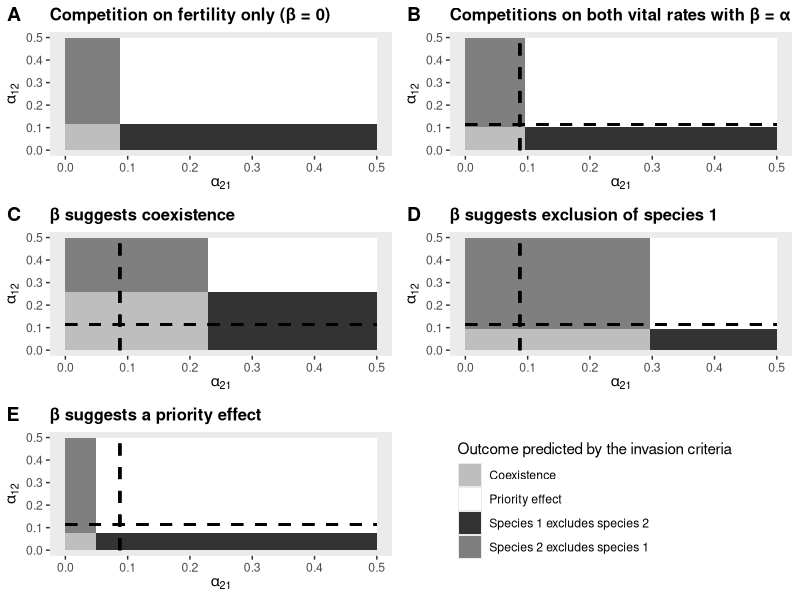
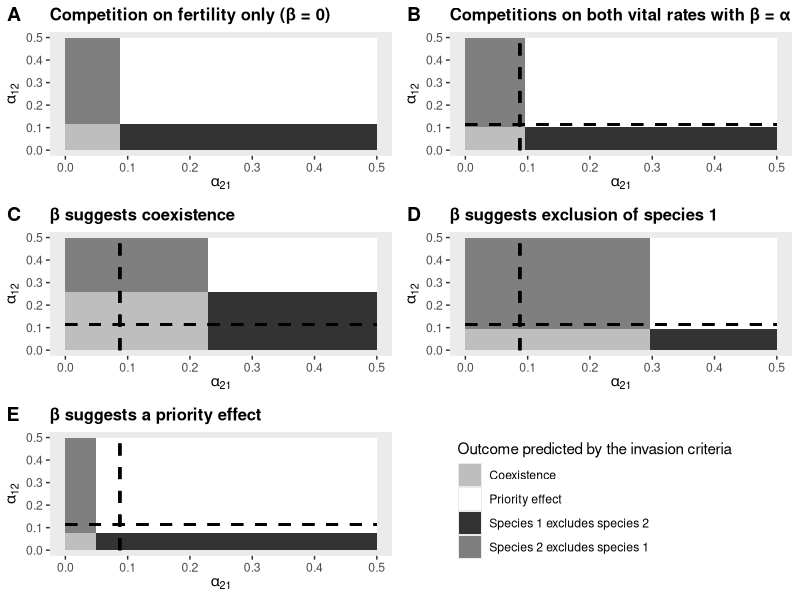

Reproduce these figures in R, in order.
### GAEL BARDON ###
### 2/11/2020 ###
### Computation of the invasion criteria over alpha_ij and alpha_ji in the M&B model with three situations suggested by beta coefficients 

library("gridExtra")
library(ggplot2)
library(cowplot)
library(Cairo)

## Function to compute the border of the outcome domains on alpha from invasion criteria
computation_border_combined <- function(pi1,pi2, gamma1,gamma2, phi1,phi2, sa1,sa2, alpha11, alpha22, beta11, beta12, beta21, beta22){
  C1 = phi1*(1-gamma1)
  D1 = pi1*gamma1*phi1/(1-sa1)
  E1=(1-gamma1)*(1-sa1)/gamma1
  C2 = phi2*(1-gamma2)
  D2 = pi2*gamma2*phi2/(1-sa2)
  E2=(1-gamma2)*(1-sa2)/gamma2
  n_a1 = (-(alpha11*(1-C1)+beta11*(pi1+E1))+sqrt((alpha11*(1-C1)+beta11*(pi1+E1))^2-4*E1*alpha11*beta11*(1-C1-D1)))/(2*E1*alpha11*beta11)
  n_j1 = (1-sa1)*n_a1/(gamma1*phi1-(1-sa1)*beta11*n_a1)
  n_a2 = (-(alpha22*(1-C2)+beta22*(pi2+E2))+sqrt((alpha22*(1-C2)+beta22*(pi2+E2))^2-4*E2*alpha22*beta22*(1-C2-D2)))/(2*E2*alpha22*beta22)
  n_j2 = (1-sa2)*n_a2/(gamma2*phi2-(1-sa2)*beta22*n_a2)
  alpha21_b = (D2/((1+beta21*n_j1)-C2)-1)*1/n_a1
  alpha12_b = (D1/((1+beta12*n_j2)-C1)-1)*1/n_a2
  return(c(alpha21_b,alpha12_b))
}

## Function to compute the border of the outcome domains from invasion criteria when beta=0 (From Fujiwara et al. but gives the same results if we use our method)
computation_border_only_alpha <- function(pi1,pi2, gamma1,gamma2, phi1,phi2, sa1,sa2, alpha11, alpha22){
  f1<-(1/(gamma1*phi1))*(1-sa1)*(1-phi1+gamma1*phi1)
  f2<-(1/(gamma2*phi2))*(1-sa2)*(1-phi2+gamma2*phi2)
  Rf1<-(pi1/f1)-1
  Rf2<-(pi2/f2)-1
  alpha12_b<-(Rf1/Rf2)*alpha22
  alpha21_b<-(Rf2/Rf1)*alpha11
  return(c(alpha21_b,alpha12_b))
} 

## Function to compute the border of the outcome domains from invasion criteria when beta=alpha 
computation_border_alpha_eq_beta <- function(pi1,pi2, gamma1,gamma2, phi1,phi2, sa1,sa2, alpha11, alpha22, beta11, beta22){
  C1 = phi1*(1-gamma1)
  D1 = pi1*gamma1*phi1/(1-sa1)
  E1=(1-gamma1)*(1-sa1)/gamma1
  C2 = phi2*(1-gamma2)
  D2 = pi2*gamma2*phi2/(1-sa2)
  E2=(1-gamma2)*(1-sa2)/gamma2
  n_a1 = (-(alpha11*(1-C1)+beta11*(pi1+E1))+sqrt((alpha11*(1-C1)+beta11*(pi1+E1))^2-4*E1*alpha11*beta11*(1-C1-D1)))/(2*E1*alpha11*beta11)
  n_j1 = (1-sa1)*n_a1/(gamma1*phi1-(1-sa1)*beta11*n_a1)
  n_a2 = (-(alpha22*(1-C2)+beta22*(pi2+E2))+sqrt((alpha22*(1-C2)+beta22*(pi2+E2))^2-4*E2*alpha22*beta22*(1-C2-D2)))/(2*E2*alpha22*beta22)
  n_j2 = (1-sa2)*n_a2/(gamma2*phi2-(1-sa2)*beta22*n_a2)
  
  alpha21_b = (-(n_j1+n_a1*(1-C2))+sqrt((n_j1+n_a1*(1-C2))^2+4*n_j1*n_a1*(D2+C2-1)))/(2*n_j1*n_a1)
  alpha12_b = (-(n_j2+n_a2*(1-C1))+sqrt((n_j2+n_a2*(1-C1))^2+4*n_j2*n_a2*(D1+C1-1)))/(2*n_j2*n_a2)
  return(c(alpha21_b,alpha12_b))
}


### Reference plot : invasion criteria with only alpha (beta=0)
border_ref <- computation_border_only_alpha(30,25,0.7,0.8,0.5,0.4,0.5,0.6,0.1,0.1)
rect_ref <- data.frame(xmin = c(0,border_ref[1],0,border_ref[1]),
                      xmax = c(border_ref[1], 0.5,border_ref[1],0.5),
                      ymin = c(0 , 0, border_ref[2],border_ref[2]),
                      ymax = c(border_ref[2],border_ref[2],0.5,0.5),
                      grp = factor(c('Coexistence','Species 1 excludes species 2','Species 2 excludes species 1','Priority effect')))

a <- ggplot(data=rect_ref, aes(x=c(0,0.5), y=c(0,0.5)))+
  geom_rect(data = rect_ref,aes(x = NULL,y = NULL,xmin = xmin,xmax = xmax,ymin = ymin,ymax = ymax, fill = grp)) +
  theme(panel.grid.major = element_blank(), panel.grid.minor = element_blank())+
  scale_fill_manual(values = c('grey',"white","grey20", "grey50"))+
  xlab(expression(alpha[21]))+ylab(expression(alpha[12]))+ guides(fill=guide_legend(title="Outcome predicted by the invasion criteria"))+ggtitle("Competition on fertility only (\u03B2 = 0)")+ 
  theme(plot.title = element_text(size = 12, face = "bold"))

### Reference beta =alpha

border_alpha_eq_beta <- computation_border_alpha_eq_beta(30,25,0.7,0.8,0.5,0.4,0.5,0.6,0.1,0.1,0.1,0.1)


rect_alpha_eq_beta <- data.frame(xmin = c(0,border_alpha_eq_beta[1],0,border_alpha_eq_beta[1]),
                      xmax = c(border_alpha_eq_beta[1], 0.5,border_alpha_eq_beta[1],0.5),
                      ymin = c(0 , 0, border_alpha_eq_beta[2],border_alpha_eq_beta[2]),
                      ymax = c(border_alpha_eq_beta[2],border_alpha_eq_beta[2],0.5,0.5),
                      grp = factor(c('Coexistence','Species 1 excludes species 2','Species 2 excludes species 1','Priority effect')))
b <- ggplot(data=rect_alpha_eq_beta, aes(x=c(0,0.5), y=c(0,0.5)))+
  geom_rect(data = rect_alpha_eq_beta,aes(x = NULL,y = NULL,xmin = xmin,xmax = xmax,ymin = ymin,ymax = ymax, fill = grp)) +
  geom_segment(aes(x = 0, y = border_ref[2], xend = 0.5, yend = border_ref[2]), linetype="dashed", size=1)+
  geom_segment(aes(x = border_ref[1], y = 0, xend = border_ref[1], yend = 0.5), linetype="dashed", size=1)+
  theme(panel.grid.major = element_blank(), panel.grid.minor = element_blank())+
  scale_fill_manual(values = c('grey',"white","grey20", "grey50"))+
  xlab(expression(alpha[21]))+ylab(expression(alpha[12]))+ guides(fill=guide_legend(title="Outcome predicted by the invasion criteria"))+ggtitle("Competitions on both vital rates with \u03B2 = \u03B1")+ 
  theme(plot.title = element_text(size = 12, face = "bold"))+theme(legend.position = "none")


### beta suggests coexistence 
coexistence_border <- computation_border_combined(30,25,0.7,0.8,0.5,0.4,0.5,0.6,0.1,0.1,0.1, 0.06, 0.06, 0.1)

rect_coexistence <- data.frame(xmin = c(0,coexistence_border[1],0,coexistence_border[1]),
                                    xmax = c(coexistence_border[1], 0.5,coexistence_border[1],0.5),
                                    ymin = c(0 , 0, coexistence_border[2],coexistence_border[2]),
                                    ymax = c(coexistence_border[2],coexistence_border[2],0.5,0.5),
                                    grp = factor(c('Coexistence','Species 1 excludes species 2','Species 2 excludes species 1','Priority effect')))
c <- ggplot(data=rect_coexistence, aes(x=c(0,0.5), y=c(0,0.5)))+
  geom_rect(data = rect_coexistence,aes(x = NULL,y = NULL,xmin = xmin,xmax = xmax,ymin = ymin,ymax = ymax, fill = grp)) +
  geom_segment(aes(x = 0, y = border_ref[2], xend = 0.5, yend = border_ref[2]), linetype="dashed", size=1)+
  geom_segment(aes(x = border_ref[1], y = 0, xend = border_ref[1], yend = 0.5), linetype="dashed", size=1)+
  theme(panel.grid.major = element_blank(), panel.grid.minor = element_blank())+
  scale_fill_manual(values = c('grey',"white","grey20", "grey50"))+
  xlab(expression(alpha[21]))+ylab(expression(alpha[12]))+ guides(fill=guide_legend(title="Outcome predicted by the invasion criteria"))+ggtitle("\u03B2 suggests coexistence ")+ 
  theme(plot.title = element_text(size = 12, face = "bold"))+theme(legend.position = "none")

### Beta suggest exclusion sp 2

exclu_sp2_border <- computation_border_combined(30,25,0.7,0.8,0.5,0.4,0.5,0.6,0.1,0.1,0.1,0.11,0.05,0.1)

rect_exclu_sp2 <- data.frame(xmin = c(0,exclu_sp2_border[1],0,exclu_sp2_border[1]),
                               xmax = c(exclu_sp2_border[1], 0.5,exclu_sp2_border[1],0.5),
                               ymin = c(0 , 0, exclu_sp2_border[2],exclu_sp2_border[2]),
                               ymax = c(exclu_sp2_border[2],exclu_sp2_border[2],0.5,0.5),
                               grp = factor(c('Coexistence','Species 1 excludes species 2','Species 2 excludes species 1','Priority effect')))
d <- ggplot(data=rect_exclu_sp2, aes(x=c(0,0.5), y=c(0,0.5)))+
  geom_rect(data = rect_exclu_sp2,aes(x = NULL,y = NULL,xmin = xmin,xmax = xmax,ymin = ymin,ymax = ymax, fill = grp)) +
  geom_segment(aes(x = 0, y = border_ref[2], xend = 0.5, yend = border_ref[2]), linetype="dashed", size=1)+
  geom_segment(aes(x = border_ref[1], y = 0, xend = border_ref[1], yend = 0.5), linetype="dashed", size=1)+
  theme(panel.grid.major = element_blank(), panel.grid.minor = element_blank())+
  scale_fill_manual(values = c('grey',"white","grey20", "grey50"))+
  xlab(expression(alpha[21]))+ylab(expression(alpha[12]))+ guides(fill=guide_legend(title="Outcome predicted by the invasion criteria"))+ggtitle("\u03B2 suggests exclusion of species 1")+ 
  theme(plot.title = element_text(size = 12, face = "bold"))+theme(legend.position = "none")

#### BEta suggests priority effect
PE_border <- computation_border_combined(30,25,0.7,0.8,0.5,0.4,0.5,0.6,0.1,0.1,0.1,0.12,0.12,0.1)

rect_priorityeffect <- data.frame(xmin = c(0,PE_border[1],0,PE_border[1]),
                             xmax = c(PE_border[1], 0.5,PE_border[1],0.5),
                             ymin = c(0 , 0, PE_border[2],PE_border[2]),
                             ymax = c(PE_border[2],PE_border[2],0.5,0.5),
                             grp = factor(c('Coexistence','Species 1 excludes species 2','Species 2 excludes species 1','Priority effect')))
e <- ggplot(data=rect_priorityeffect, aes(x=c(0,0.5), y=c(0,0.5)))+
  geom_rect(data = rect_priorityeffect,aes(x = NULL,y = NULL,xmin = xmin,xmax = xmax,ymin = ymin,ymax = ymax, fill = grp)) +
  geom_segment(aes(x = 0, y = border_ref[2], xend = 0.5, yend = border_ref[2]), linetype="dashed", size=1)+
  geom_segment(aes(x = border_ref[1], y = 0, xend = border_ref[1], yend = 0.5), linetype="dashed", size=1)+
  theme(panel.grid.major = element_blank(), panel.grid.minor = element_blank())+
  scale_fill_manual(values = c('grey',"white","grey20", "grey50"))+
  xlab(expression(alpha[21]))+ylab(expression(alpha[12]))+ guides(fill=guide_legend(title="Outcome predicted by the invasion criteria"))+ggtitle("\u03B2 suggests a priority effect")+ 
  theme(plot.title = element_text(size = 12, face = "bold"))+theme(legend.position = "none")

#### Combined figurewith labels
f <- get_legend(a)
a <- a + theme(legend.position = "none")
plot_grid(a, b,c,d,e,f, labels=c("A", "B","C","D", "E"), ncol = 2, nrow = 3)

cairo_pdf(file = "MB_outcome_domains_full.pdf", width = 8)
plot_grid(a, b,c,d,e,f, labels=c("A", "B","C","D", "E"), ncol = 2, nrow = 3)
dev.off()
